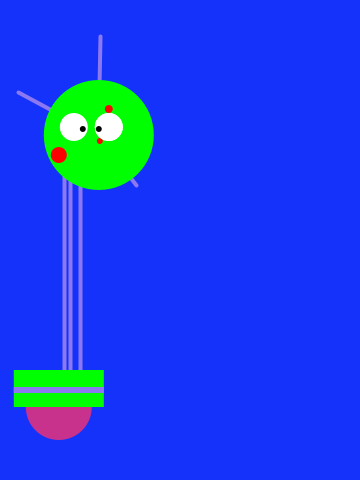
Frame 1 (no input)
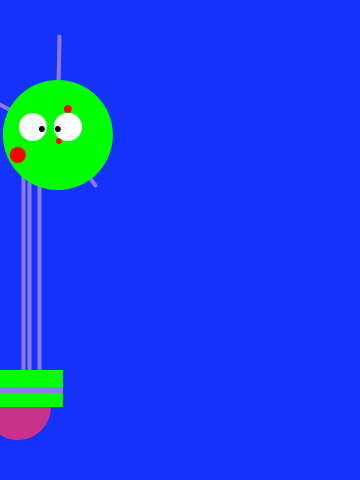
Frame 60 (the mouse pressed at the canvas centre just before this capture)
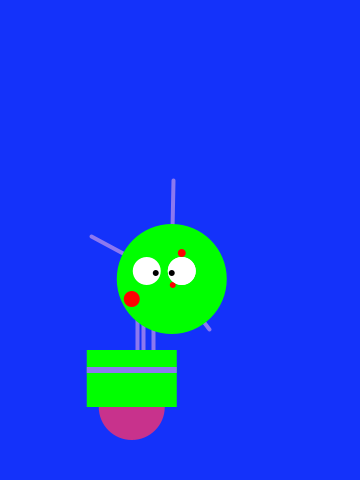
Frame 120 (the mouse held since frame 60 and released just before this capture)

The Processing sketch that drew these frames (run headless with seeded random() and noise(); from frame 60 on, the mouse is pressed at the canvas centre):

// Processing sketch: processing_55639
// ── processing_55639.pde

float x = 60; 
float y = 440; 
int radius = 55; 
int bodyHeight = 70; 
int neckHeight = 180;
float easing = 0.02;
void setup() 
{ size(360, 480); 
smooth(); 
strokeWeight(2);

ellipseMode(RADIUS);
} void draw() {

int targetX = mouseX; x += (targetX - x) * easing;
if (mousePressed) { neckHeight = 16; bodyHeight = 90;
} else { neckHeight = 180; bodyHeight = 70;
} float ny = y - bodyHeight - neckHeight - radius; 
background(20, 50, 250, 90);
stroke (140, 120, 240);
strokeWeight (4);
line(x+6, y-bodyHeight, x+6, ny);
line(x+12, y-bodyHeight, x+12, ny);
line(x+22, y-bodyHeight, x+22, ny);
line(x+40, ny, x-40, ny-43);
line(x+40, ny, x+42, ny-99); 
line(x+40, ny, x+78, ny+50);

noStroke(); 
fill(200, 50, 140); 
ellipse(x, y-33, 33, 33); 
fill(0, 255, 0);
rect(x-45, y-bodyHeight, 90, bodyHeight-33);
fill(140, 120, 240); 
rect(x-45, y-bodyHeight+17, 90, 6);

fill(0, 255, 0); 
ellipse(x+40, ny, radius, radius);
fill(255); 
ellipse(x+15, ny-8, 14, 14);
fill(255); 
ellipse(x+50, ny-8, 14, 14); 
fill(0);
ellipse(x+40, ny-6, 3, 3);//eye
fill(0);
ellipse(x+24, ny-6, 3, 3); //eye
fill(255, 0, 0); 
ellipse(x, ny+20, 8, 8); 
ellipse(x+50, ny-26, 4, 4); 
ellipse(x+41, ny+6, 3, 3);

fill(255); 
ellipse(x+50, ny-8, 14, 14); 
fill(0);
ellipse(x+40, ny-6, 3, 3);
fill(153);
}
